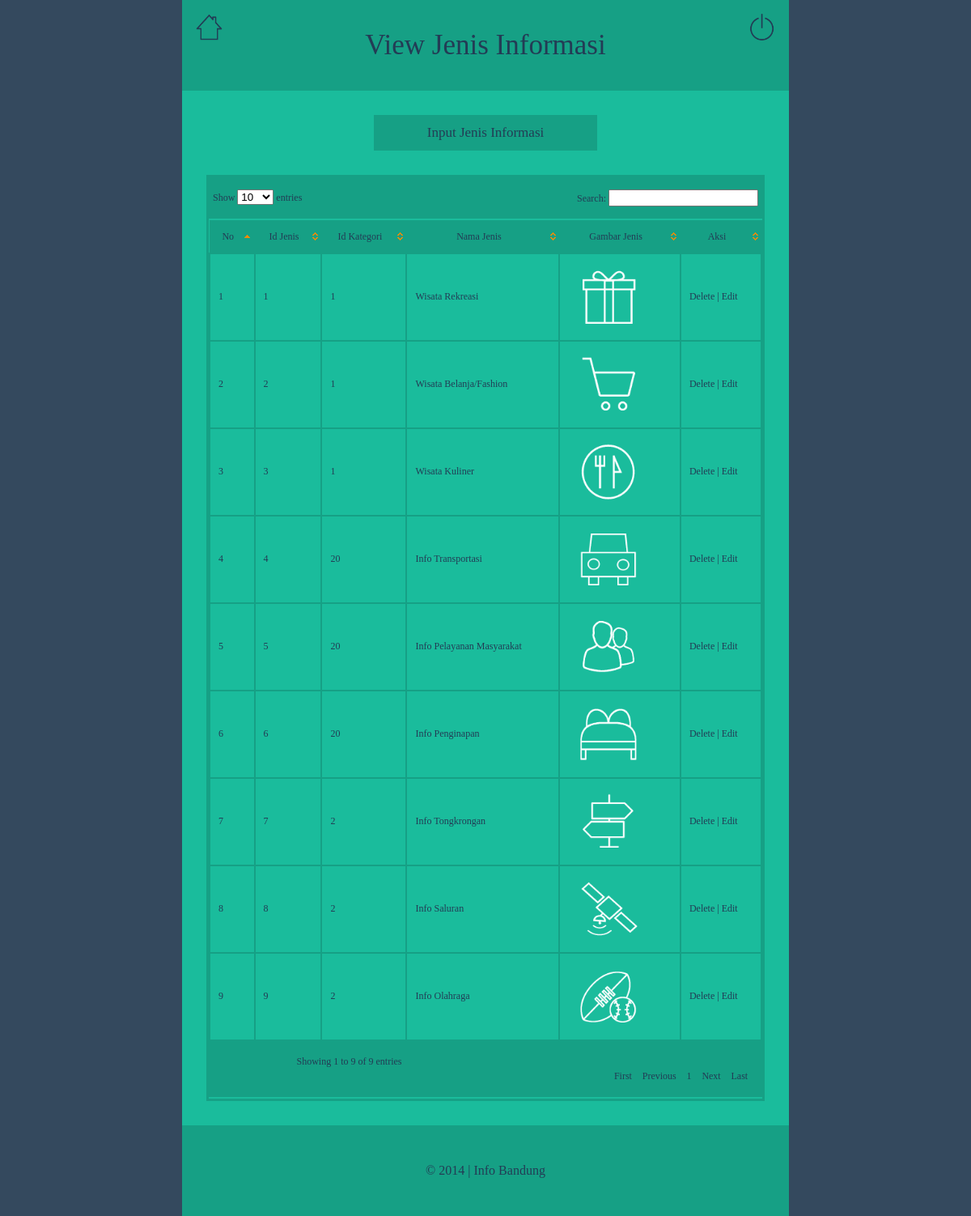
Page /info-bandung-admin/edit-jenis/view_data.php (signed in) on the committed database.
### tables this page shows
CREATE TABLE IF NOT EXISTS `t_jenis` (
  `id_jenis` int(20) NOT NULL AUTO_INCREMENT,
  `id_kategori` int(20) NOT NULL,
  `jenis` varchar(50) NOT NULL,
  `gambar` varchar(250) NOT NULL,
  PRIMARY KEY (`id_jenis`)
);

### info-bandung-admin/edit-jenis/view_data.php (the view, shortened to what this page needs)
<?php require_once('../koneksi/koneksi.php'); ?>
<?php
$query = "SELECT * FROM t_jenis";
$datatables = mysql_query($query, $koneksi) or die(mysql_error());
$row_datatables = mysql_fetch_assoc($datatables);
?>
<!DOCTYPE html PUBLIC "-//W3C//DTD XHTML 1.0 Transitional//EN" "http://www.w3.org/TR/xhtml1/DTD/xhtml1-transitional.dtd">
<html xmlns="http://www.w3.org/1999/xhtml">
<head>
	<link rel="stylesheet" href="../css/style.css" />
</head>
<body>
	<div class="content-jenis"">
		<header>
			<div class="judul">
				<div id="kanan">
					<a href= "../login/logout.php">
						<img src="../gambar/shutdown1.png" id="shutdown" title="Logout">
					</a>
				</div>
				<div id="kiri">
					<a href="../index.php">
						<img src="../gambar/home1.png" id="rumah" title="Home">
					</a>
				</div>
				<center>
					<h3>View Jenis Informasi</h3>
				</center>
			</div>
		</header>
		<div class="isi">
			<center>
				<a href="index.php">
					<input type="button" class="tombol"  value="Input Jenis Informasi">
				</a>
				<div class="border">
					<table align="center" cellspacing="3" cellpadding="3" align="center" border="0" class="display" id="example">
						<thead>
							 <tr>
								<th>No</th>
								<th>Id Jenis</th>
								<th>Id Kategori</th>
								<th>Nama Jenis</th>
								<th>Gambar Jenis</th>
								<th>Aksi</th>
							 </tr>
						 </thead>
					  <tbody>
					  <?php do { ?>
						<tr>
							<td><?php echo $c=$c+1;?></td>
							<td><?php echo $row_datatables['id_jenis']; ?></td>
							<td><?php echo $row_datatables['id_kategori']; ?></td>
							<td><?php echo $row_datatables['jenis']; ?></td>
							<td><a href="../../gambar/info_bandung/gambar_jenis/<?php echo $row_datatables['gambar'];?>" target="_blank"><img src="../../gambar/info_bandung/gambar_jenis/<?php echo $row_datatables['gambar'];?>" width="100" height="100" title="<?php echo $row_datatables['gambar'];?>"></a></td>
							<td id ="edit-links">
								<a href="delete.php?id_jenis=<?php echo $row_datatables['id_jenis']; ?>" onClick="return confirm('Apakah Anda yakin akan menghapus data ini?')">Delete</a> |
								<a href="edit.php?id_jenis=<?php echo $row_datatables['id_jenis']; ?>">Edit</a>
							</td>
						</tr>
						<?php } while ($row_datatables = mysql_fetch_assoc($datatables)); ?>
					   </tbody>
					</table>
				</div>
			</center>
		</div>
		<div class="footer">
			<center>
				<ul id ="footer-links">
					<li>
						<p>&copy 2014 | Info Bandung</p>
					</li>
				</ul>
			</center>
		</div>
	</div>
</body>
</html>

### info-bandung-admin/css/style.css (style rules this page uses)
html { background-color:#34495e; background-repeat:no-repeat; background-position:top; -webkit-background-size: cover; -moz-background-size: cover; -o-background-size: cover; background-size: cover; font-family:Corbert; font-weight:lighter; color:#233c55; }
body { margin:0; }
a { text-decoration:none; color:#233c55; }
h3 { font-size:35px; text-align:center; font-weight:lighter; color:#233c55; margin-bottom:35px; margin-top:35px; }
img#rumah { width:35px; height:35px; border-radius:0px; margin:5px; padding:8px; border:2px solid #16a085; background-color:none; float:left; }
img#shutdown { width:35px; height:35px; border-radius:0px; margin:5px; padding:8px; border:2px solid #16a085; background-color:none; float:right; }
ul#footer-links { list-style:none; margin:0px; padding:20px; }
ul#footer-links li { list-style:none; text-align:center; position:relative; padding:10px; }
.footer p { text-decoration:none; font-size:12pt; font-family:arial; color:#233c55; font-family:Corbert; }
.footer { background-color:#16a085; border:1px solid #16a085; }
table { width:90%; border:none; }
tr { height:40px; }
.isi { margin:auto; padding:30px; border-radius: 0px; border:2px solid #233c55; background-color:#1abc9c; border:none; }
.judul { background-color:#16a085; border:1px solid #16a085; }
.tombol { color: #233c55; font-family:Corbert; font-size:17px; text-align:center; width:40%; background-color:#16a085; border:0px; padding:10px; border:2px solid #16a085; border-radius:0px; }
.border { border: 3px solid #16a085; }
.content-jenis { padding:0px; border:none; bottom: 0; right: 0; top: 0; left:0; margin-left: auto; margin-right: auto; left: 0; right: 0; width: 750px; height:auto; border:none; }

### info-bandung-admin/media/css/demo_table_jui.css (style rules this page uses)
table.display thead th { padding: 3px 0px 3px 10px; cursor: pointer; * cursor: hand; }
table.display { margin: 0 auto; width: 100%; clear: both; border-collapse: collapse; }
table.display td { padding: 3px 10px; background-color:#1abc9c; border:2px solid #16a085; }
tr.odd { background-color: #E2E4FF; }
tr.even { background-color: white; }
tr.odd td.sorting_1 { background-color: #1ABC9C; border:2px solid #16a085; }
tr.even td.sorting_1 { background-color: #1ABC9C; border:2px solid #16a085; }

### info-bandung-admin/edit-jenis/view_data.php (style rules this page uses)
body { font-family: Corbert; font-size: 12px; }

### rows in the picture
t_jenis: id_jenis "1", id_kategori "1", jenis "Wisata Rekreasi", gambar (picture)
t_jenis: c "2", id_jenis "2", id_kategori "1", jenis "Wisata Belanja/Fashion", gambar (picture)
t_jenis: c "3", id_jenis "3", id_kategori "1", jenis "Wisata Kuliner", gambar (picture)
t_jenis: c "4", id_jenis "4", id_kategori "20", jenis "Info Transportasi", gambar (picture)
t_jenis: c "5", id_jenis "5", id_kategori "20", jenis "Info Pelayanan Masyarakat", gambar (picture)
t_jenis: c "6", id_jenis "6", id_kategori "20", jenis "Info Penginapan", gambar (picture)
t_jenis: c "7", id_jenis "7", id_kategori "2", jenis "Info Tongkrongan", gambar (picture)
t_jenis: c "8", id_jenis "8", id_kategori "2", jenis "Info Saluran", gambar (picture)
t_jenis: c "9", id_jenis "9", id_kategori "2", jenis "Info Olahraga", gambar (picture)
